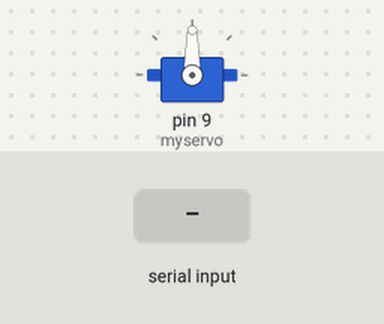
This sketch was run on a simulated Arduino Uno, built with avr-gcc and run on an emulated ATmega328P. On the bench: servo. The inputs (shaded band) are chosen by the test bench. What the sketch prints to the serial monitor is not drawn.

Above: at 0.1 s.
At 1.7 s:
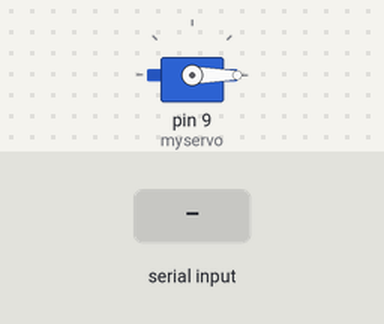
1.8 s: "activado" received over Serial
Timing chart, 0 to 4.8 s (numbered marks = the images above; inputs shaded):
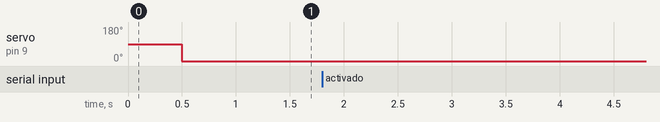

The sketch:

ActivaPuertaSMS.ino
```cpp
#include <Servo.h>

Servo myservo;
int pos = 0;
String a;
String randNumber;
long vuelta = 0;

void setup() {
  Serial.begin(9600); // opens serial port, sets data rate to 9600 bps
  myservo.attach(9);  // attaches the servo on pin 9 to the servo object
  delay(500);
  myservo.write(0);
}

void loop() {

  vuelta++;

  while(Serial.available()>0) {

    a = Serial.readString();// read the incoming data as string

    if(a == "activado"){
      randNumber = vuelta;
      Serial.println(randNumber);
    }

    if(a == randNumber){
      Serial.println("Exito!!");
      myservo.write(180);
      delay(2000);
      myservo.write(0);
      vuelta = 0;
    }else{
      Serial.println("Error");
      myservo.write(0);
    }
  }

  if(vuelta == 99999){
    vuelta = 0;
  }

}
```

Measured:
- after the input at 1.8 s, every drawn part: stays the same
